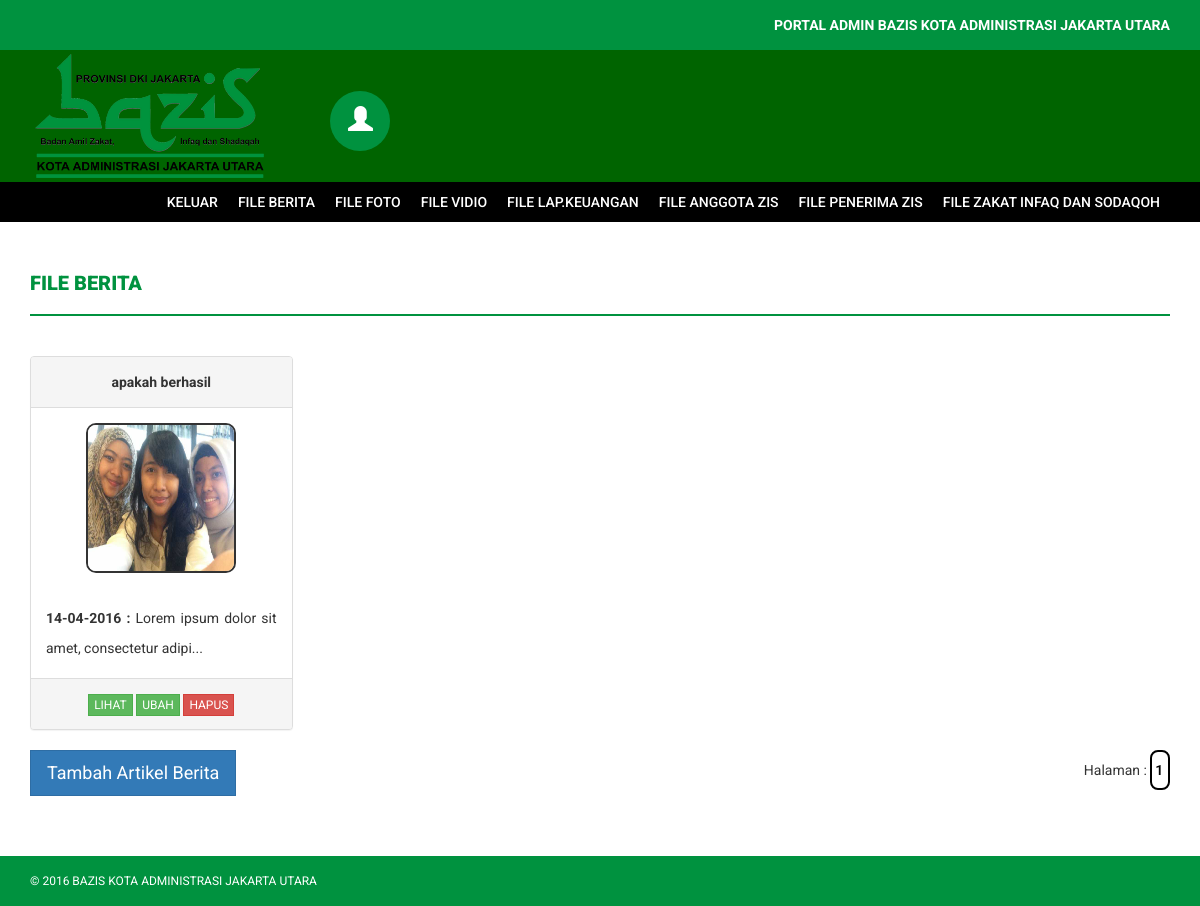
The app's page /portal_admin/?perihal=berita (signed in) with its own data.
### tables this page shows
CREATE TABLE `artikel_berita` (
  `id_berita` int(4) NOT NULL auto_increment,
  `judul_berita` varchar(50) NOT NULL,
  `tanggal_berita` varchar(12) NOT NULL,
  `foto_berita` varchar(100) NOT NULL,
  `isi_berita` text NOT NULL,
  PRIMARY KEY  (`id_berita`)
);

### portal_admin/file_berita/daftar_artikel_berita.php (the view, shortened to what this page needs)
<div class="row">
<?php
	$tampil="SELECT*FROM artikel_berita order by id_berita desc";
	$cek=mysql_query($tampil) or die (mysql_error());
	$totalData = mysql_num_rows($cek);
	if($_GET['start']=='') $start = 0;
	else $start = $_GET['start'];
	$limit= 8;
	$tampil2=$tampil." LIMIT $start, $limit";
	$cek2=mysql_query($tampil2) or die (mysql_error());
	while ($data=mysql_fetch_array($cek2))
	{
		$hit_ket=strlen($data['isi_berita']);
		if($hit_ket >= 45)
			{	$ket=substr($data['isi_berita'],0,45)."...";	}
		else
			{	$ket=$data['isi_berita']; }
?>
	<div class="col-md-3 col-sm-3">
        <div class="panel panel-default">
            <div class="panel-heading">
				<div align="center"><strong><?php echo $data['judul_berita']; ?></strong></div>
			</div>
            <div class="panel-body">
			<div align="center"><img src="../album_berita/<?php echo $data['foto_berita']; ?>" alt="" width="150" height="150" style="border: 2px solid; border-radius: 10px 10px 10px 10px"/></div>
			<br>
			<div align="justify"><?php echo "<strong>".$data['tanggal_berita']." : </strong>".$ket; ?></div>
			</div>
			<div class="panel-footer">
				<div align="center">
                    <a href="?perihal=lihat_berita&id_berita=<?php echo $data['id_berita']; ?>" class="btn btn-success btn-xs">LIHAT</a>
                    <a href="?perihal=ubah_berita&id_berita=<?php echo $data['id_berita']; ?>" class="btn btn-success btn-xs">UBAH</a>
					<a href="logik/logik_admin.php?perintah=hapus_berita&id_berita=<?php echo $data['id_berita']; ?>&foto_berita=<?php echo $data['foto_berita']; ?>" class="btn btn-danger btn-xs">HAPUS</a>
				</div>
			</div>
        </div>
	</div>
<?php
	}
?>
</div>
<div class="row">
	<div class="col-md-2" align="center">
		<a href="?perihal=tambah_berita" class="btn btn-primary btn-lg">Tambah Artikel Berita</a>
	</div>
	<div class="col-md-10" align="right">
	Halaman :
	<?php
		$b=0;
		$jumlahPage = $totalData/$limit;
		for($a=0;$a<$jumlahPage;$a++)
		{
			?>
			<a href="?start=<?php echo $b;?>" class="button" style="padding: 0.2em;">
							<?php echo $a+1;?>
							</a>
							<?php
							$b=$b+8;
							}
							?>
	</div>
</div>

### portal_admin/assets/css/style.css (style rules this page uses)
body { font-family: 'Roboto', sans-serif; line-height: 30px; }
.btn { border-radius: 0px; -webkit-border-radius: 0px; -moz-border-radius: 0px; }
.button { -moz-transition: background-color 0.35s ease-in-out, color 0.35s ease-in-out, border-color 0.35s ease-in-out; -webkit-transition: background-color 0.35s ease-in-out, color 0.35s ease-in-out, border-color 0.35s ease-in-out; -ms-transition: background-color 0.35s ease-in-out, color 0.35s ease-in-out, border-color 0.35s ease-in-out; transition: background-color 0.35s ease-in-out, color 0.35s ease-in-out, border-color 0.35s ease-in-out; display: inline-block; background: none; border: 2px solid #000; border-radius: 8px; font-size: 0.85em; letter-spacing: 2px; padding: 0.85em 2.75em 0.85em 2.75em; color: #000 !important; text-transform: uppercase; text-decoration: none; font-size: 1em; font-weight: 600; text-align: center; }

### records on screen
artikel_berita: judul_berita "apakah berhasil", foto_berita (picture), tanggal_berita "14-04-2016", isi_berita "Lorem ipsum dolor sit amet, consectetur adipi..."
